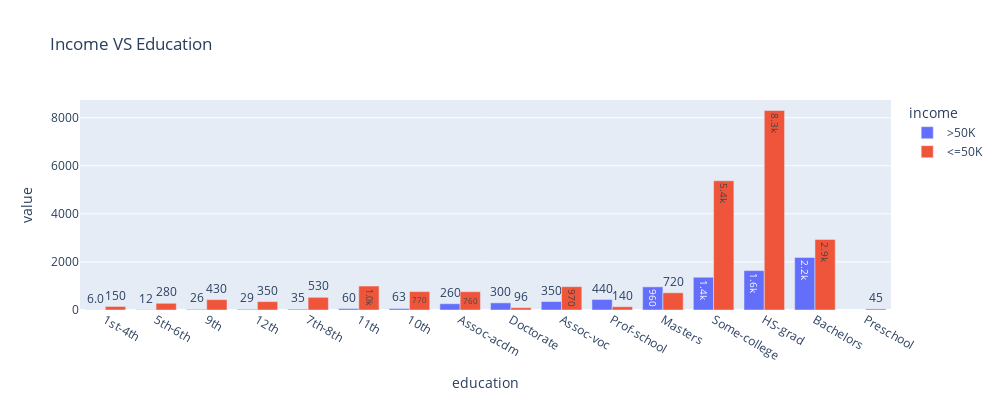

Source (notebook cell):
### Code cell
px.bar(d2,x='education',y=['Count'] ,hover_data=["income"],color="income",barmode='group',text_auto='.2s',width=1000,height=400,title="Income VS Education ")

### Figure 1 — Plotly figure (JSON) as saved in the notebook; plotly's stock layout.template omitted (floating-point values rounded to 4 significant figures)
{"data": [{"alignmentgroup": "True", "customdata": [[">50K"], [">50K"], [">50K"], [">50K"], [">50K"], [">50K"], [">50K"], [">50K"], [">50K"], [">50K"], [">50K"], [">50K"], [">50K"], [">50K"], [">50K"]], "hovertemplate": "income=%{customdata[0]}<br>education=%{x}<br>value=%{y}<extra></extra>", "legendgroup": ">50K", "marker": {"color": "#636efa", "pattern": {"shape": ""}}, "name": ">50K", "offsetgroup": ">50K", "orientation": "v", "showlegend": true, "textposition": "auto", "texttemplate": "%{y:.2s}", "type": "bar", "x": ["1st-4th", "5th-6th", "9th", "12th", "7th-8th", "11th", "10th", "Assoc-acdm", "Doctorate", "Assoc-voc", "Prof-school", "Masters", "Some-college", "HS-grad", "Bachelors"], "xaxis": "x", "y": [6, 12, 26, 29, 35, 60, 63, 261, 297, 353, 439, 962, 1363, 1639, 2187], "yaxis": "y"}, {"alignmentgroup": "True", "customdata": [["<=50K"], ["<=50K"], ["<=50K"], ["<=50K"], ["<=50K"], ["<=50K"], ["<=50K"], ["<=50K"], ["<=50K"], ["<=50K"], ["<=50K"], ["<=50K"], ["<=50K"], ["<=50K"], ["<=50K"], ["<=50K"]], "hovertemplate": "income=%{customdata[0]}<br>education=%{x}<br>value=%{y}<extra></extra>", "legendgroup": "<=50K", "marker": {"color": "#EF553B", "pattern": {"shape": ""}}, "name": "<=50K", "offsetgroup": "<=50K", "orientation": "v", "showlegend": true, "textposition": "auto", "texttemplate": "%{y:.2s}", "type": "bar", "x": ["Preschool", "Doctorate", "Prof-school", "1st-4th", "5th-6th", "12th", "9th", "7th-8th", "Masters", "Assoc-acdm", "10th", "Assoc-voc", "11th", "Bachelors", "Some-college", "HS-grad"], "xaxis": "x", "y": [45, 96, 137, 147, 280, 349, 430, 527, 716, 761, 766, 971, 997, 2936, 5376, 8299], "yaxis": "y"}], "layout": {"barmode": "group", "height": 400, "legend": {"title": {"text": "income"}, "tracegroupgap": 0}, "title": {"text": "Income VS Education "}, "width": 1000, "xaxis": {"anchor": "y", "domain": [0, 1], "title": {"text": "education"}}, "yaxis": {"anchor": "x", "domain": [0, 1], "title": {"text": "value"}}}}
